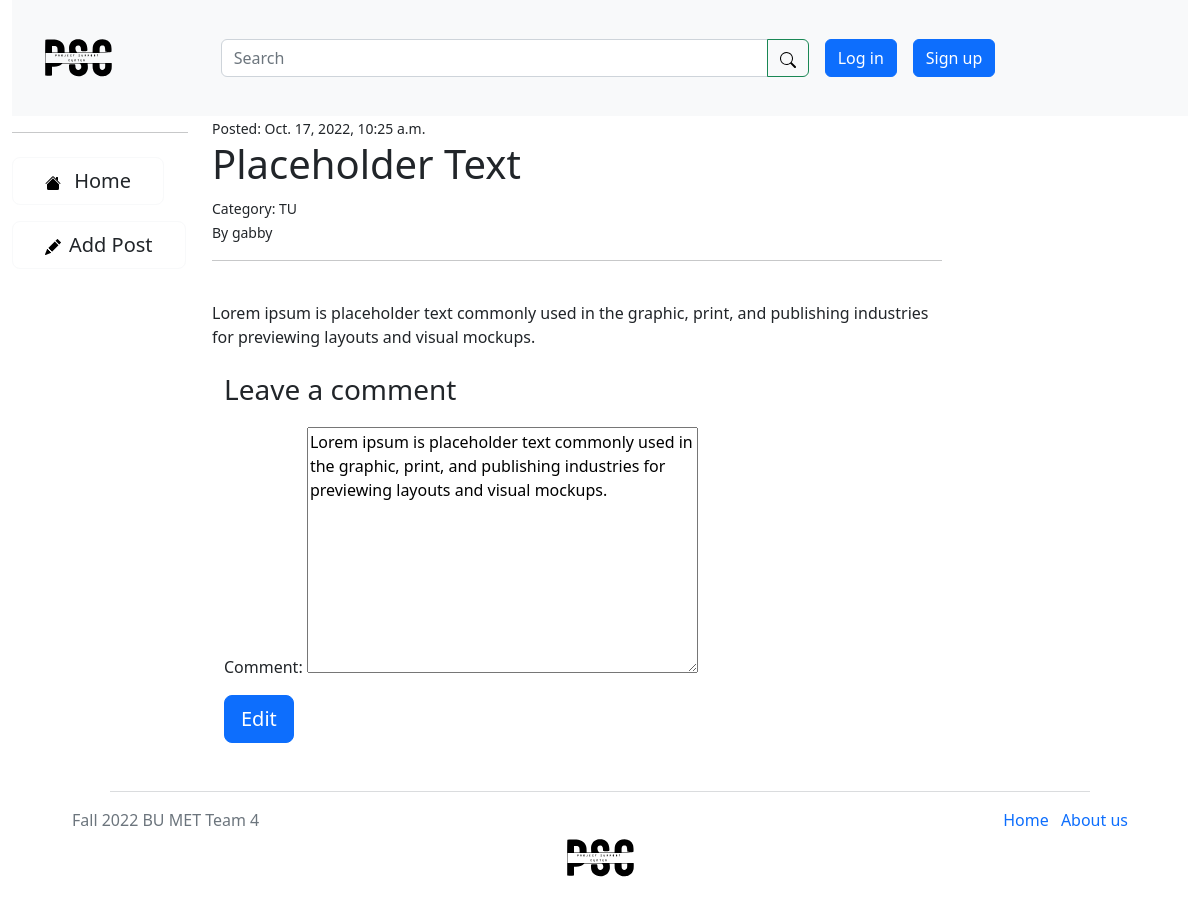
The app's page /project/5/comment/2/edit with its own data.
### pscmodels/models.py (models this page shows, shortened)
class Posts(models.Model):
    CATEGORY = [
        ('TU', 'Tutorial'),
        ('BL', 'Blog'),
        ('TP', 'Tip'),
        ('AT', 'Article'),
        ('QU', 'Question'),
    ]
    creator = models.ForeignKey(settings.AUTH_USER_MODEL, on_delete=models.CASCADE)
    title = models.CharField(max_length=150)
    content = models.TextField()
    category = models.CharField(max_length=2, choices=CATEGORY, default='QU', )
    image_file = models.ImageField(upload_to='img/post/', blank=True, null=True)
    slug = models.SlugField(unique=True)
    date = models.DateTimeField(auto_now_add=True)
    upvotes = models.IntegerField(default=0)
    downvotes = models.IntegerField(default=0)
    votes = models.ManyToManyField(settings.AUTH_USER_MODEL, related_name="votes", default=None, blank=True)
    shares = models.IntegerField(default=0)
    tags = TaggableManager()
    favorites = models.ManyToManyField(settings.AUTH_USER_MODEL, related_name="favorite", default=None, blank=True)
    class Meta:
        ordering = ['-date']

class User(AbstractUser):
    CATEGORY = [
        ('Student', 'Student'),
        ('Faculty', 'Faculty'),
    ]
    role = models.CharField(max_length=7, choices=CATEGORY, default='Student')
    def __str__(self):
        return self.username

class Comments(models.Model):
    creator = models.ForeignKey(settings.AUTH_USER_MODEL, on_delete=models.CASCADE)
    post = models.ForeignKey(Posts, on_delete=models.CASCADE, related_name='comments')
    comment = models.TextField(null=True, blank=True)
    date = models.DateTimeField(auto_now_add=True)
    active = models.BooleanField(default=True)
    class Meta:
        ordering = ['date']

### post/views.py (the view)
# urls.py: path('project/<pk>/comment/<id>/edit', views.editComment, name='editComment'),
def editComment(request, pk, id):
    post = get_object_or_404(Posts, pk=pk)
    user = get_object_or_404(Comments, id=id)
    if request.method == "POST":
        comment_form = CommentForm(request.POST, instance=user)
        if comment_form.is_valid():
            comment_form.save()
            return redirect(postDetailComment, pk)
        else:
            messages.warning(request, ('Sorry we were unable to update your review for {post.name}, please try again.'))
    else:
        comment_form = CommentForm(instance=user)
    template = 'post/editComment.html'
    context = {
        'post': post,
        'comment_form': comment_form
    }
    return render(request, template, context)

### post/forms.py
class CommentForm(forms.ModelForm):
    class Meta:
        model = Comments
        fields = ['comment']

### post/templates/post/editComment.html (shortened to what this page needs)
{% extends 'base.html' %}
{% block content %}
<div class="col-10 d-flex justify-content-center">
    <div>
        <small>Posted: {{ post.date }}</small><br/>
        <h1> {{post.title}}</h1>
        <small>Category: {{ post.category }}</small><br/>
        <small> By {{post.creator}}</small> <br/>
        <hr>
        <br/>
        {{post.content}}
        <br/> <br/>
          <div class="container-fluid">
            <div class="card-body">
              <h3>Leave a comment</h3>
              <form method="post" style="margin-top: 1.3em;">
                {{ comment_form.as_p }}
                <button type="submit" class="btn btn-primary  btn-lg">Edit</button>
              </form>
            </div>
          </div>
    </div>
</div>
{% endblock %}

### records on screen
Posts: date "Oct. 17, 2022, 10:25 a.m.", title "Placeholder Text", category "TU", creator "gabby", content "Lorem ipsum is placeholder text commonly used in the graphic, print, and publishing industries for previewing layouts and visual mockups."
Comments: comment "Lorem ipsum is placeholder text commonly used in the graphic, print, and publishing industries for previewing layouts and visual mockups."
